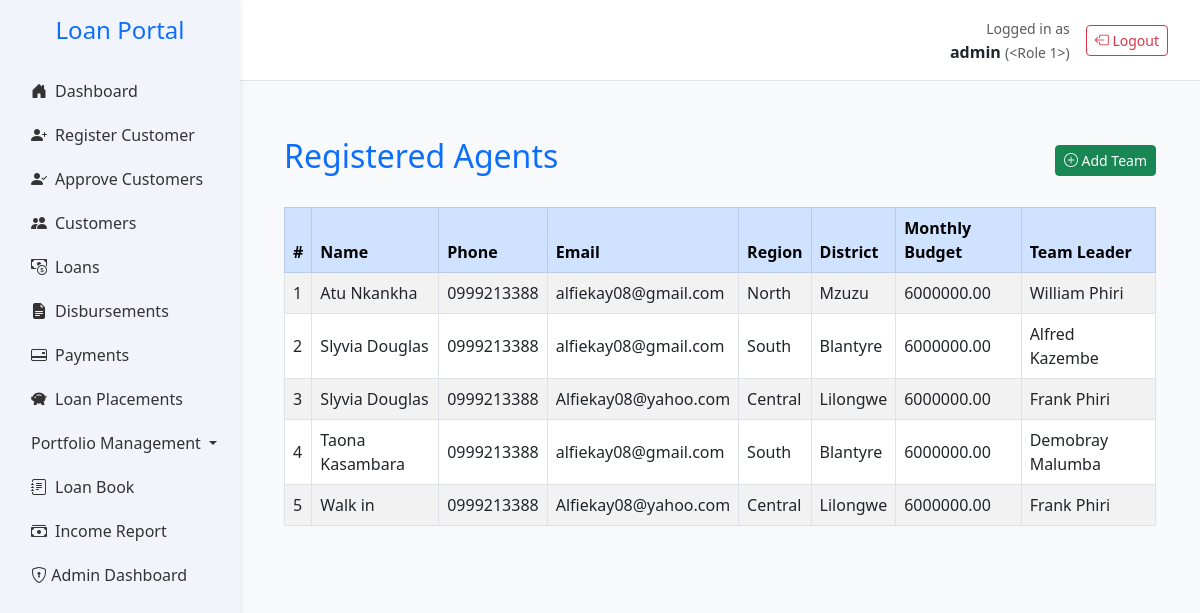
Page /agents (signed in) on the committed database.
### app.py (models this page shows, shortened)
class User(db.Model, UserMixin):
    __tablename__ = 'users'
    id = db.Column(db.Integer, primary_key=True)
    username = db.Column(db.String(100), unique=True)  # ✅
    password_hash = db.Column(db.String(512), nullable=False)  # ✅
    email = db.Column(db.String(150), nullable=False)  # ✅
    active = db.Column(db.Boolean, default=True, nullable=False)  # ✅
    role_id = db.Column(db.Integer, db.ForeignKey('roles.id', name='fk_users_role_id'))
    role = db.relationship('Role', backref='users')
    __table_args__ = (
        db.UniqueConstraint('username', name='uq_users_username'),
        db.UniqueConstraint('email', name='uq_users_email'),
    )

class Agent(db.Model):
    __tablename__ = 'agents'
    id = db.Column(db.Integer, primary_key=True)
    name = db.Column(db.String(100), nullable=False)
    contact = db.Column(db.String(20))
    email = db.Column(db.String(100))
    district = db.Column(db.String(100))
    region = db.Column(db.String(100))
    monthly_budget = db.Column(db.Float, default=0.0)
    role = db.Column(db.String(50))
    active = db.Column(db.Boolean, default=True)
    team_leader_id = db.Column(db.Integer, db.ForeignKey('agents.id'), nullable=True)
    team_leader = db.relationship('Agent', remote_side=[id], backref='team_members')
    customers = db.relationship('Customer', back_populates='agent', lazy=True)

### app.py (the view)
@app.route('/agents')
@login_required
@role_required('admin')  # Optional: if you want to restrict access
def view_agents():
    agents = Agent.query \
        .filter_by(role='Agent') \
        .order_by(Agent.name.asc()) \
        .all()
    return render_template('agents/view_agents.html', agents=agents)

### app.py (called while the page is built)
def role_required(*roles):
    def decorator(f):
        @wraps(f)
        def wrapper(*args, **kwargs):
            if not current_user.is_authenticated:
                flash("Please log in to access this page.", "warning")
                return redirect(url_for("login"))
            print(f"🔍 Current user: {current_user.username}, Role: {current_user.role.name}")
            if current_user.role.name not in roles:
                flash("You do not have permission to access this page.", "danger")
                return redirect(url_for("home"))
            return f(*args, **kwargs)
        return wrapper
    return decorator

@login_manager.user_loader
def load_user(user_id):
    return User.query.get(int(user_id))

@app.context_processor
def inject_notifications():
    if not current_user.is_authenticated:
        return dict(notifications=[])
    try:
        unread = Notification.query.filter_by(
            recipient_id=current_user.id,
            is_read=False
        ).order_by(Notification.timestamp.desc()).all()
        return dict(notifications=unread)
    except ProgrammingError as e:
        if "email_recipients" in str(e):
            current_app.logger.error("Notification schema mismatch, returning empty list")
            return dict(notifications=[])
        raise
    except Exception as e:
        current_app.logger.error(f"Unexpected error fetching notifications: {str(e)}")
        return dict(notifications=[])
    return dict(notifications=[])

### templates/agents/view_agents.html (shortened to what this page needs)
{% extends 'base.html' %}
{% block content %}
<div class="container mt-4">
    <div class="d-flex justify-content-between align-items-center mb-4">
        <h2 class="text-primary">Registered Agents</h2>
        <a href="{{ url_for('add_team_with_agents') }}" class="btn btn-sm btn-success">
            <i class="bi bi-plus-circle"></i> Add Team
        </a>
    </div>
    {% if agents %}
    <div class="table-responsive">
        <table class="table table-striped table-bordered align-middle">
            <thead class="table-primary">
                <tr>
                    <th>#</th>
                    <th>Name</th>
                    <th>Phone</th>
                    <th>Email</th>
                    <th>Region</th>
                    <th>District</th>
                    <th>Monthly Budget</th>
                    <th>Team Leader</th>
                </tr>
            </thead>
            <tbody>
                {% for agent in agents %}
                <tr>
                    <td>{{ loop.index }}</td>
                    <td>{{ agent.name }}</td>
                    <td>{{ agent.contact or '-' }}</td>
                    <td>{{ agent.email or '-' }}</td>
                    <td>{{ agent.region or '-' }}</td>
                    <td>{{ agent.district or '-' }}</td>
                    <td>{{ "%.2f"|format(agent.monthly_budget or 0) }}</td>
                    <td>{{ agent.team_leader.name if agent.team_leader else '-' }}</td>
                </tr>
                {% endfor %}
            </tbody>
        </table>
    </div>
    {% else %}
    <div class="alert alert-info" role="alert">
        No agents registered yet. <a href="{{ url_for('add_team_with_agents') }}" class="alert-link">Add a team</a> to get started.
    </div>
    {% endif %}
</div>
{% endblock %}

### templates/base.html (shortened to what this page needs)
<!DOCTYPE html>
<html lang="en">
<head>
    <link href="https://cdn.jsdelivr.net/npm/bootstrap@5.3.0/dist/css/bootstrap.min.css" rel="stylesheet">
    <link href="https://cdn.jsdelivr.net/npm/bootstrap-icons@1.10.5/font/bootstrap-icons.css" rel="stylesheet">
    <link href="https://cdn.jsdelivr.net/npm/bootstrap-icons@1.10.0/font/bootstrap-icons.css" rel="stylesheet">
</head>
<body>
    <div class="sidebar">
        <h4 class="text-center text-primary mb-4">Loan Portal</h4>
        <ul class="nav flex-column px-3">
            <li class="nav-item">
                <a class="nav-link {% if request.endpoint == 'home' %}active{% endif %}" href="{{ url_for('home') }}">
                    <i class="bi bi-house-door-fill me-2"></i>Dashboard
                </a>
            </li>
            <li class="nav-item">
                <a class="nav-link {% if request.endpoint == 'register_customer_debug' %}active{% endif %}" href="{{ url_for('register_customer_debug') }}">
                    <i class="bi bi-person-plus-fill me-2"></i>Register Customer
                </a>
                </li>
            <li class="nav-item">
            <a class="nav-link {% if request.endpoint == 'approve_customers' %}active{% endif %}" href="{{ url_for('approve_customers') }}">
                <i class="bi bi-person-check-fill me-2"></i>Approve Customers
            </a>
            </li>
            <li class="nav-item">
                <a class="nav-link {% if request.endpoint == 'customers' %}active{% endif %}" href="{{ url_for('customers') }}">
                    <i class="bi bi-people-fill me-2"></i>Customers
                </a>
            </li>
            <li class="nav-item">
                <a class="nav-link {% if request.endpoint == 'view_loans' %}active{% endif %}" href="{{ url_for('view_loans') }}">
                    <i class="bi bi-cash-coin me-2"></i>Loans
                </a>
            </li>
            <li class="nav-item">
                <a class="nav-link {% if request.endpoint == 'disbursements' %}active{% endif %}" href="{{ url_for('disbursements') }}">
                    <i class="bi bi-file-earmark-text-fill me-2"></i>Disbursements
                </a>
            </li>
            <li class="nav-item">
                <a class="nav-link {% if request.endpoint == 'payments' %}active{% endif %}" href="{{ url_for('payments') }}">
                    <i class="bi bi-credit-card-2-back me-2"></i>Payments
                </a>
            </li>
            <li class="nav-item">
                <a class="nav-link {% if request.endpoint == 'view_placements' %}active{% endif %}" href="{{ url_for('view_placements') }}">
                    <i class="bi bi-piggy-bank-fill me-2"></i>Loan Placements
                </a>
            </li>
            <li class="nav-item dropdown {% if request.endpoint in ['view_arrears', 'par_trend', 'arrears_trend', arrears_waterfall] %}active{% endif %}">
            <a class="nav-link dropdown-toggle" href="#" id="portfolioDropdown" role="button" data-bs-toggle="dropdown" aria-expanded="false">
                Portfolio Management
            </a>
            </li>
            <li class="nav-item">
                <a class="nav-link {% if request.endpoint == 'loanbook' %}active{% endif %}" href="{{ url_for('loanbook') }}">
                    <i class="bi bi-journal-text me-2"></i>Loan Book
                </a>
            <li class="nav-item">
                <a class="nav-link {% if request.endpoint == 'income_report' %}active{% endif %}" href="{{ url_for('income_report') }}">
                    <i class="bi bi-cash-stack me-2"></i>Income Report
                </a>
            </li>
                {% if current_user.is_authenticated and current_user.role.name == 'admin' %}
                    <li class="nav-item">
                     <a class="nav-link" href="{{ url_for('admin_dashboard') }}">
                    <i class="bi bi-shield-lock"></i> Admin Dashboard
                </a>
            </li>
            {% endif %}
        </ul>
    </div>
    <div class="topbar d-flex justify-content-between align-items-center">
        {% if current_user.is_authenticated %}
        <div class="d-flex align-items-center">
            <div class="me-3 text-end">
                <small class="text-muted">Logged in as</small><br>
                <strong>{{ current_user.username }}</strong>
                <small class="text-muted">({{ current_user.role|title }})</small>
            </div>
            <a href="{{ url_for('logout') }}" class="btn btn-outline-danger btn-sm">
                <i class="bi bi-box-arrow-left"></i> Logout
            </a>
        </div>
        {% endif %}
    </div>
    <div class="main">
        {% block content %}{% endblock %}
    </div>
</body>
</html>

### templates/base.html (style rules this page uses)
:root { --main-blue: #007bff; --sidebar-bg: #f1f5fb; --sidebar-hover: #dbeafe; }
body { overflow-x: hidden; background-color: #f8f9fa; }
.sidebar { height: 100vh; position: fixed; width: 240px; background-color: var(--sidebar-bg); padding-top: 1rem; box-shadow: 2px 0 5px rgba(0, 0, 0, 0.05); }
.main { margin-left: 240px; padding: 2rem; }
.nav-link { color: #333; font-weight: 500; padding: 10px 15px; border-radius: 6px; transition: all 0.2s ease-in-out; }
.nav-link i { width: 20px; }
.topbar { background-color: white; margin-left: 240px; padding: 1rem 2rem; border-bottom: 1px solid #dee2e6; }

### rows in the picture
User: username "admin"
Agent: name "Atu Nkankha", contact "0999213388", email "alfiekay08@gmail.com", region "North", district "Mzuzu", monthly_budget "6000000.00", team_leader "William Phiri"
Agent: name "Slyvia Douglas", contact "0999213388", email "alfiekay08@gmail.com", region "South", district "Blantyre", monthly_budget "6000000.00", team_leader "Alfred Kazembe"
Agent: name "Slyvia Douglas", contact "0999213388", email "Alfiekay08@yahoo.com", region "Central", district "Lilongwe", monthly_budget "6000000.00", team_leader "Frank Phiri"
Agent: name "Taona Kasambara", contact "0999213388", email "alfiekay08@gmail.com", region "South", district "Blantyre", monthly_budget "6000000.00", team_leader "Demobray Malumba"
Agent: name "Walk in", contact "0999213388", email "Alfiekay08@yahoo.com", region "Central", district "Lilongwe", monthly_budget "6000000.00", team_leader "Frank Phiri"

### other values in the picture
{{ current_user.role|title }} "<Role 1>"
